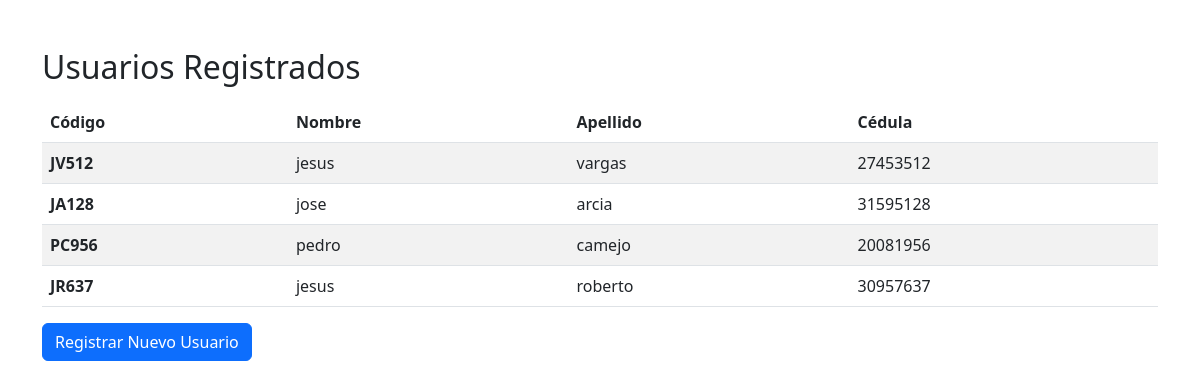
/consultar/, run on the app's committed database.
### usuarios/models.py (models this page shows, shortened)
class Usuario(models.Model):
    nombre = models.CharField(max_length=50)
    apellido = models.CharField(max_length=50)
    cedula = models.CharField(max_length=20, unique=True)
    codigo_usuario = models.CharField(max_length=10, unique=True, blank=True)

### usuarios/views.py (the view)
# urls.py: path('consultar/', views.lista_usuarios, name='lista_usuarios'),
def lista_usuarios(request):
    usuarios = Usuario.objects.all()
    return render(request, 'usuarios/lista.html', {'usuarios': usuarios})

### usuarios/templates/usuarios/lista.html (shortened to what this page needs)
<!DOCTYPE html>
<html lang="es">
<head>
    <link href="https://cdn.jsdelivr.net/npm/bootstrap@5.3.0/dist/css/bootstrap.min.css" rel="stylesheet">
</head>
<body class="container mt-5">
    <h2>Usuarios Registrados</h2>
    <table class="table table-striped mt-3">
        <thead>
            <tr>
                <th>Código</th>
                <th>Nombre</th>
                <th>Apellido</th>
                <th>Cédula</th>
            </tr>
        </thead>
        <tbody>
            {% for u in usuarios %}
            <tr>
                <td><strong>{{ u.codigo_usuario }}</strong></td>
                <td>{{ u.nombre }}</td>
                <td>{{ u.apellido }}</td>
                <td>{{ u.cedula }}</td>
            </tr>
            {% empty %}
            <tr>
                <td colspan="4" class="text-center">No hay usuarios registrados aún.</td>
            </tr>
            {% endfor %}
        </tbody>
    </table>
    <a href="{% url 'registrar_usuario' %}" class="btn btn-primary">Registrar Nuevo Usuario</a>
</body>
</html>

### data on the page
Usuario: codigo_usuario "JV512", nombre "jesus", apellido "vargas", cedula "27453512"
Usuario: codigo_usuario "JA128", nombre "jose", apellido "arcia", cedula "31595128"
Usuario: codigo_usuario "PC956", nombre "pedro", apellido "camejo", cedula "20081956"
Usuario: codigo_usuario "JR637", nombre "jesus", apellido "roberto", cedula "30957637"
